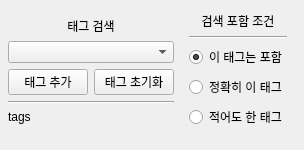
         <widget class="QWidget" name="tagTab">
          <attribute name="title">
           <string>태그</string>
          </attribute>
          <widget class="QWidget" name="horizontalLayoutWidget_4">
           <property name="geometry">
            <rect>
             <x>0</x>
             <y>0</y>
             <width>295</width>
             <height>141</height>
            </rect>
           </property>
           <layout class="QHBoxLayout" name="horizontalLayout_5">
            <item>
             <spacer name="horizontalSpacer_3">
              <property name="orientation">
               <enum>Qt::Horizontal</enum>
              </property>
              <property name="sizeHint" stdset="0">
               <size>
                <width>40</width>
                <height>20</height>
               </size>
              </property>
             </spacer>
            </item>
            <item>
             <layout class="QVBoxLayout" name="verticalLayout_7">
              <item>
               <spacer name="verticalSpacer_7">
                <property name="orientation">
                 <enum>Qt::Vertical</enum>
                </property>
                <property name="sizeHint" stdset="0">
                 <size>
                  <width>20</width>
                  <height>40</height>
                 </size>
                </property>
               </spacer>
              </item>
              <item>
               <widget class="QLabel" name="label_9">
                <property name="text">
                 <string>태그 검색</string>
                </property>
                <property name="alignment">
                 <set>Qt::AlignCenter</set>
                </property>
               </widget>
              </item>
              <item>
               <widget class="QComboBox" name="comboBox">
                <property name="statusTip">
                 <string>태그를 선택합니다.</string>
                </property>
               </widget>
              </item>
              <item>
               <layout class="QHBoxLayout" name="horizontalLayout_6">
                <item>
                 <widget class="QPushButton" name="pushButton_12">
                  <property name="statusTip">
                   <string>검색 조건에 위 태그를 추가합니다.</string>
                  </property>
                  <property name="text">
                   <string>태그 추가</string>
                  </property>
                 </widget>
                </item>
                <item>
                 <widget class="QPushButton" name="pushButton_13">
                  <property name="statusTip">
                   <string>태그 조건 목록을 초기화합니다.</string>
                  </property>
                  <property name="text">
                   <string>태그 초기화</string>
                  </property>
                 </widget>
                </item>
               </layout>
              </item>
              <item>
               <widget class="Line" name="line_6">
                <property name="orientation">
                 <enum>Qt::Horizontal</enum>
                </property>
               </widget>
              </item>
              <item>
               <widget class="QLabel" name="label_8">
                <property name="text">
                 <string>tags</string>
                </property>
               </widget>
              </item>
              <item>
               <spacer name="verticalSpacer_6">
                <property name="orientation">
                 <enum>Qt::Vertical</enum>
                </property>
                <property name="sizeHint" stdset="0">
                 <size>
                  <width>20</width>
                  <height>40</height>
                 </size>
                </property>
               </spacer>
              </item>
             </layout>
            </item>
            <item>
             <spacer name="horizontalSpacer_6">
              <property name="orientation">
               <enum>Qt::Horizontal</enum>
              </property>
              <property name="sizeHint" stdset="0">
               <size>
                <width>40</width>
                <height>20</height>
               </size>
              </property>
             </spacer>
            </item>
            <item>
             <layout class="QVBoxLayout" name="verticalLayout_6">
              <item>
               <spacer name="verticalSpacer_4">
                <property name="orientation">
                 <enum>Qt::Vertical</enum>
                </property>
                <property name="sizeHint" stdset="0">
                 <size>
                  <width>20</width>
                  <height>40</height>
                 </size>
                </property>
               </spacer>
              </item>
              <item>
               <widget class="QLabel" name="label_7">
                <property name="sizePolicy">
                 <sizepolicy hsizetype="Preferred" vsizetype="Minimum">
                  <horstretch>0</horstretch>
                  <verstretch>0</verstretch>
                 </sizepolicy>
                </property>
                <property name="text">
                 <string>검색 포함 조건</string>
                </property>
                <property name="alignment">
                 <set>Qt::AlignCenter</set>
                </property>
               </widget>
              </item>
              <item>
               <widget class="Line" name="line_5">
                <property name="orientation">
                 <enum>Qt::Horizontal</enum>
                </property>
               </widget>
              </item>
              <item>
               <widget class="QRadioButton" name="radioButton_4">
                <property name="statusTip">
                 <string>태그 조건의 태그를 모두 포함하는 사진을 찾습니다.</string>
                </property>
                <property name="text">
                 <string>이 태그는 포함</string>
                </property>
                <property name="checked">
                 <bool>true</bool>
                </property>
               </widget>
              </item>
              <item>
               <widget class="QRadioButton" name="radioButton_5">
                <property name="statusTip">
                 <string>태그 조건의 태그 조합만을 갖는 사진을 찾습니다.</string>
                </property>
                <property name="text">
                 <string>정확히 이 태그</string>
                </property>
               </widget>
              </item>
              <item>
               <widget class="QRadioButton" name="radioButton_6">
                <property name="statusTip">
                 <string>태그 조건에 있는 태그 중 적어도 하나를 포함하는 사진을 찾습니다.</string>
                </property>
                <property name="text">
                 <string>적어도 한 태그</string>
                </property>
               </widget>
              </item>
              <item>
               <spacer name="verticalSpacer_5">
                <property name="orientation">
                 <enum>Qt::Vertical</enum>
                </property>
                <property name="sizeHint" stdset="0">
                 <size>
                  <width>20</width>
                  <height>40</height>
                 </size>
                </property>
               </spacer>
              </item>
             </layout>
            </item>
            <item>
             <spacer name="horizontalSpacer_4">
              <property name="orientation">
               <enum>Qt::Horizontal</enum>
              </property>
              <property name="sizeHint" stdset="0">
               <size>
                <width>40</width>
                <height>20</height>
               </size>
              </property>
             </spacer>
            </item>
           </layout>
          </widget>
         </widget>
